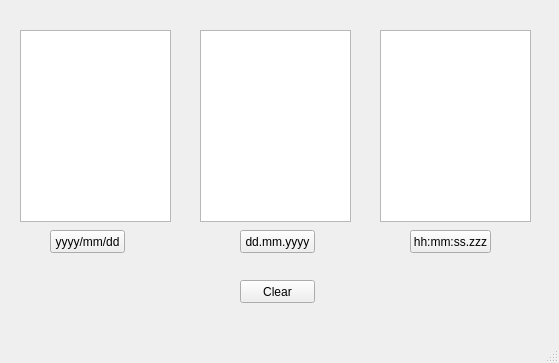
<?xml version="1.0" encoding="UTF-8"?>
<ui version="4.0">
 <class>MainWindow</class>
 <widget class="QMainWindow" name="MainWindow">
  <property name="geometry">
   <rect>
    <x>0</x>
    <y>0</y>
    <width>559</width>
    <height>363</height>
   </rect>
  </property>
  <property name="windowTitle">
   <string>MainWindow</string>
  </property>
  <widget class="QWidget" name="centralwidget">
   <widget class="QTextBrowser" name="textBrowser">
    <property name="geometry">
     <rect>
      <x>20</x>
      <y>30</y>
      <width>151</width>
      <height>192</height>
     </rect>
    </property>
   </widget>
   <widget class="QPushButton" name="pushButton">
    <property name="geometry">
     <rect>
      <x>50</x>
      <y>230</y>
      <width>75</width>
      <height>23</height>
     </rect>
    </property>
    <property name="text">
     <string>yyyy/mm/dd</string>
    </property>
   </widget>
   <widget class="QPushButton" name="pushButton_2">
    <property name="geometry">
     <rect>
      <x>240</x>
      <y>280</y>
      <width>75</width>
      <height>23</height>
     </rect>
    </property>
    <property name="text">
     <string>Clear</string>
    </property>
   </widget>
   <widget class="QPushButton" name="pushButton_3">
    <property name="geometry">
     <rect>
      <x>240</x>
      <y>230</y>
      <width>75</width>
      <height>23</height>
     </rect>
    </property>
    <property name="text">
     <string>dd.mm.yyyy</string>
    </property>
   </widget>
   <widget class="QTextBrowser" name="textBrowser_2">
    <property name="geometry">
     <rect>
      <x>200</x>
      <y>30</y>
      <width>151</width>
      <height>192</height>
     </rect>
    </property>
   </widget>
   <widget class="QTextBrowser" name="textBrowser_3">
    <property name="geometry">
     <rect>
      <x>380</x>
      <y>30</y>
      <width>151</width>
      <height>192</height>
     </rect>
    </property>
   </widget>
   <widget class="QPushButton" name="pushButton_4">
    <property name="geometry">
     <rect>
      <x>410</x>
      <y>230</y>
      <width>81</width>
      <height>23</height>
     </rect>
    </property>
    <property name="text">
     <string>hh:mm:ss.zzz</string>
    </property>
   </widget>
  </widget>
  <widget class="QMenuBar" name="menubar">
   <property name="geometry">
    <rect>
     <x>0</x>
     <y>0</y>
     <width>559</width>
     <height>24</height>
    </rect>
   </property>
  </widget>
  <widget class="QStatusBar" name="statusbar"/>
 </widget>
 <resources/>
 <connections/>
</ui>
